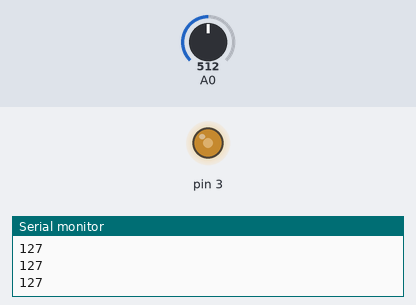
This sketch was run on a simulated Arduino Uno, built with avr-gcc and run on an emulated ATmega328P. Parts: output pins drawn as LEDs (lit = HIGH), the last lines printed to the serial monitor. The inputs (shaded band) are chosen by the test bench; at power-on: A0 = 512.

Above: at 1.2 s.
1.3 s: A0 set to 716
At 2.2 s:
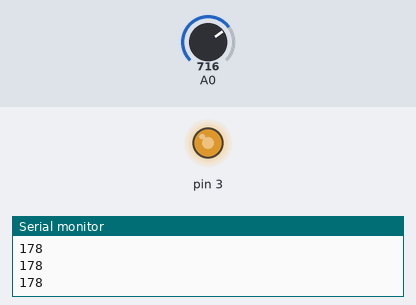
2.8 s: A0 set to 900
At 3.4 s:
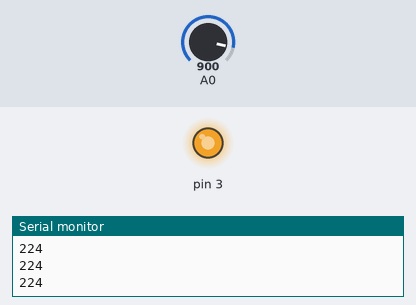
4.3 s: A0 set to 122
At 5.5 s:
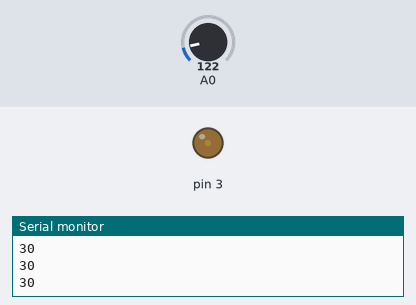
5.8 s: A0 set to 0
At 6.8 s:
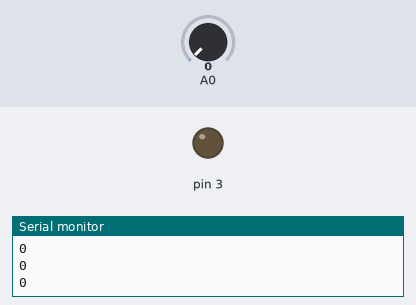
7.3 s: A0 set to 511
At 7.9 s:
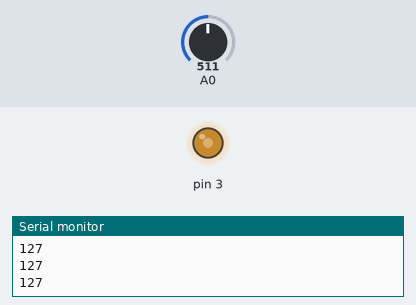
Timing chart, 0 to 9.8 s (numbered marks = the images above; inputs shaded):
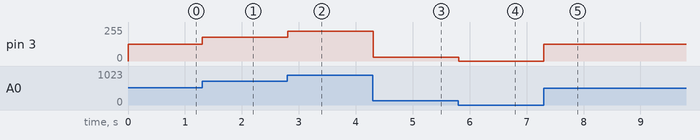

The sketch:

Light-Dependent-LED.ino
```cpp
void setup(){

  Serial.begin(9600);
  pinMode(A0, INPUT);
  pinMode(3, OUTPUT);
}

void loop(){
  int LDRvalue = analogRead(A0);


  int brightness = map(LDRvalue, 0, 1023, 0, 255);

  Serial.println( brightness);


  analogWrite(3, brightness);
}
```

Measured:
- after the input at 1.3 s, pin 3: 127/255 → 178/255 at once
- after the input at 2.8 s, pin 3: 178/255 → 224/255 at once
- after the input at 4.3 s, pin 3: 224/255 → 30/255 at once
- after the input at 5.8 s, pin 3: 30/255 → 0/255 at once
- after the input at 7.3 s, pin 3: 0/255 → 127/255 at once
